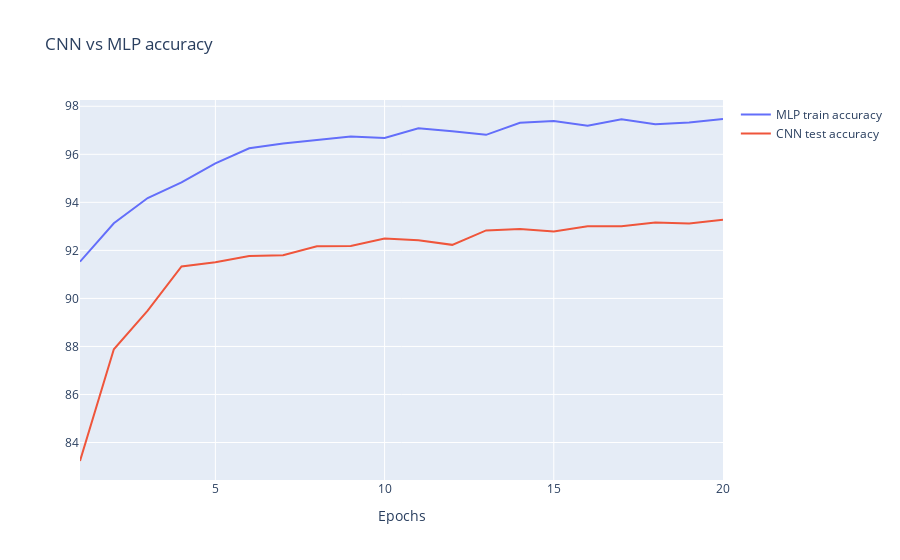

The notebook cell this image was saved under:
### Code cell
fig = go.Figure()
epochs_index = list(range(1,epochs+1))

fig.add_trace(go.Scatter(
    y=mlp_metrics['test_accuracies'],
    x=epochs_index,
    name='MLP train accuracy'
))

fig.add_trace(go.Scatter(
    y=cnn_metrics['test_accuracies'],
    x=epochs_index,
    name='CNN test accuracy'
))

fig.update_layout(
    title='CNN vs MLP accuracy',
    xaxis_title="Epochs")

fig.show()

### Figure 1 — Plotly figure (JSON) as saved in the notebook; plotly's stock layout.template omitted (floating-point values rounded to 4 significant figures)
{"data": [{"name": "MLP train accuracy", "type": "scatter", "x": [1, 2, 3, 4, 5, 6, 7, 8, 9, 10, 11, 12, 13, 14, 15, 16, 17, 18, 19, 20], "y": [91.53, 93.13, 94.18, 94.83, 95.62, 96.25, 96.45, 96.58, 96.74, 96.68, 97.08, 96.96, 96.81, 97.31, 97.39, 97.19, 97.46, 97.25, 97.32, 97.47]}, {"name": "CNN test accuracy", "type": "scatter", "x": [1, 2, 3, 4, 5, 6, 7, 8, 9, 10, 11, 12, 13, 14, 15, 16, 17, 18, 19, 20], "y": [83.23, 87.88, 89.49, 91.33, 91.51, 91.77, 91.8, 92.17, 92.18, 92.49, 92.42, 92.23, 92.83, 92.89, 92.79, 93, 93, 93.16, 93.12, 93.28]}], "layout": {"title": {"text": "CNN vs MLP accuracy"}, "xaxis": {"title": {"text": "Epochs"}}}}
